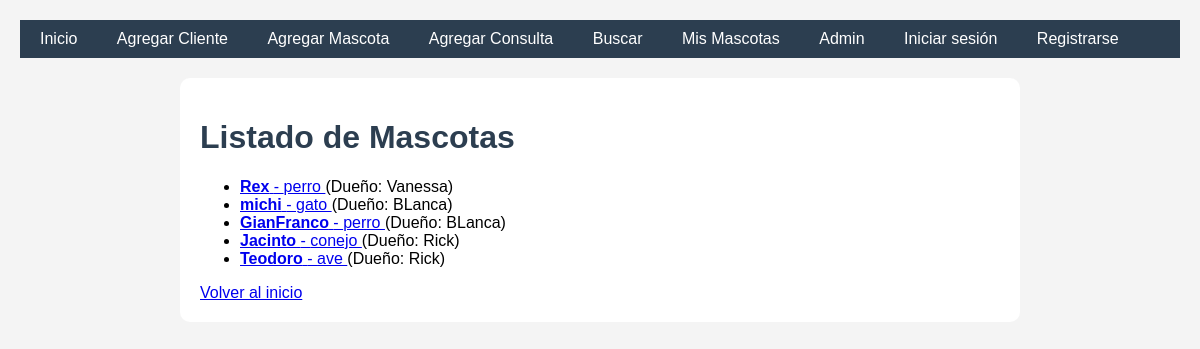
Page /mascotas/ on the earlier database version.
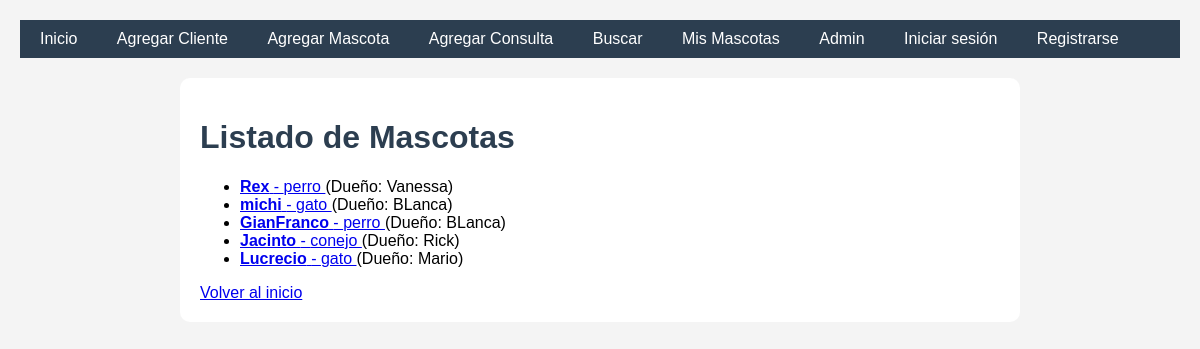
Same page on the later database version.
### veterinaria/models.py (models this page shows, shortened)
class Mascota(models.Model):
    ESPECIES = [
        ('perro', 'Perro'),
        ('gato', 'Gato'),
        ('conejo', 'Conejo'),
        ('ave', 'Ave'),
        ('otro', 'Otro'),
    ]
    nombre = models.CharField(max_length=50)
    especie = models.CharField(max_length=20, choices=ESPECIES)
    edad = models.IntegerField()
    dueno = models.ForeignKey(Cliente, on_delete=models.CASCADE, related_name='mascotas')
    imagen = models.ImageField(upload_to='mascotas/', null=True, blank=True)
    fecha_registro = models.DateField(auto_now_add=True)
    numero_chip = models.IntegerField(unique=True, null=True, blank=True)

class Cliente(models.Model):
    nombre = models.CharField(max_length=50)
    email = models.EmailField()
    telefono = models.CharField(max_length=20)

### veterinaria/views.py (the view)
# urls.py: path('mascotas/', views.listado_mascotas, name='listado_mascotas'),
def listado_mascotas(request):
    mascotas = Mascota.objects.all()
    return render(request, 'veterinaria/listado_mascotas.html', {'mascotas': mascotas})

### veterinaria/templates/veterinaria/listado_mascotas.html (shortened to what this page needs)
{% extends "veterinaria/base.html" %}
{% block content %}
<h1>Listado de Mascotas</h1>
{% if mascotas %}
    <ul>
        {% for mascota in mascotas %}
            <li>
                <a href="{% url 'detalle_mascota' mascota.id %}">
                    <strong>{{ mascota.nombre }}</strong> - {{ mascota.especie }}
                </a>
                (Dueño: {{ mascota.dueno.nombre }})
            </li>
        {% endfor %}
    </ul>
{% else %}
    <p>No hay mascotas cargadas todavía.</p>
{% endif %}
<a href="{% url 'inicio' %}">Volver al inicio</a>
{% endblock %}

### veterinaria/templates/veterinaria/base.html (shortened to what this page needs)
<!DOCTYPE html>
<html>
<head>
</head>
<body>
    <nav>
    <a href="{% url 'inicio' %}">Inicio</a>
    <a href="{% url 'agregar_cliente' %}">Agregar Cliente</a>
    <a href="{% url 'agregar_mascota' %}">Agregar Mascota</a>
    <a href="{% url 'agregar_consulta' %}">Agregar Consulta</a>
    <a href="{% url 'buscar' %}">Buscar</a>
    <a href="{% url 'listado_mascotas' %}">Mis Mascotas</a>
    <a href="/admin">Admin</a>
    {% if user.is_authenticated %}
        <a href="{% url 'profile' %}">Perfil: {{ user.username }}</a>
        <form action="{% url 'logout' %}" method="POST" style="display: inline;">
    {% csrf_token %}
    <button type="submit" style="background: none; border: none; color: white; text-decoration: none; margin-right: 15px; padding: 5px 10px; cursor: pointer;">
        Cerrar sesión
    </button>
</form>
    {% else %}
        <a href="{% url 'login' %}">Iniciar sesión</a>
        <a href="{% url 'signup' %}">Registrarse</a>
    {% endif %}
    </nav>
    <div class="container">
        {% block content %}
        {% endblock %}
    </div>
</body>
</html>

### veterinaria/templates/veterinaria/base.html (style rules this page uses)
body { font-family: Arial, sans-serif; margin: 0; padding: 20px; background-color: #f4f4f4; }
nav { background-color: #2c3e50; padding: 10px; margin-bottom: 20px; }
nav a { color: white; text-decoration: none; margin-right: 15px; padding: 5px 10px; }
.container { background-color: white; padding: 20px; border-radius: 10px; max-width: 800px; margin: auto; }
h1 { color: #2c3e50; }

Differences in the rows shown:
removed Mascota: nombre "Teodoro", especie "ave", dueno.nombre "Rick"
added Mascota: nombre "Lucrecio", especie "gato", dueno.nombre "Mario"
